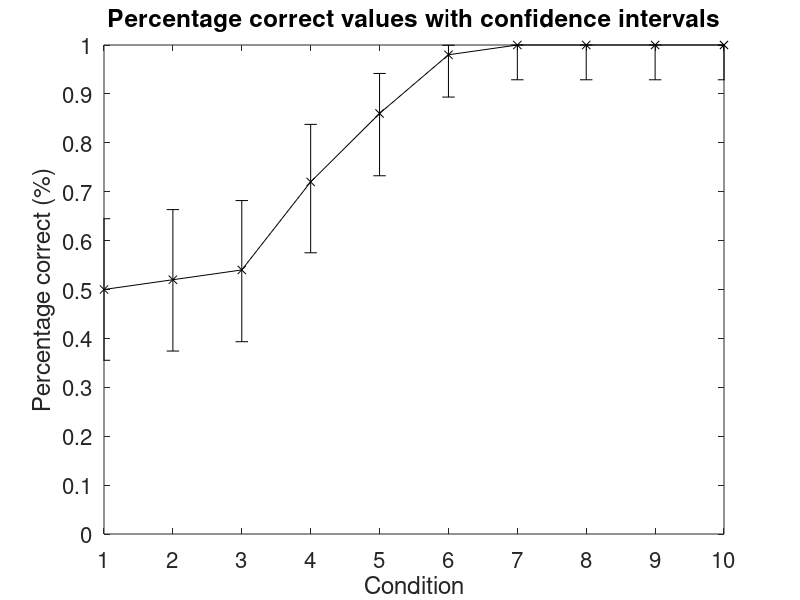

Write MATLAB code to recreate this figure.
% errorbar demo

%% if you have symmetrical error bars
%an example of using errorbar when you have symmetrical error bars
% day = [1:1:30];
% chocolateEaten = [50 20 0 0 100 35 15 75 250 0 5 75 45 95 60 5 55 25 30 ...
%     100 5 200 90 0 10 60 30 40 20 50]; %the number of grams of chocolate 
% %eaten by a chocoholic (me) every day for a month
% 
% sem = std(chocolateEaten)/sqrt(length(chocolateEaten)); %calculating the 
% %standard error of the mean for chocolateEaten. Matlab still doesn't have 
% %a function for directly calculating the standard error, so we need to work
% %out the standard deviation and divide by the square root of the sample
% %number to find the sem.
% 
% semrepmat = repmat(sem,1,length(chocolateEaten)); %making a repeat matrix 
% %of of the standard error to plot with each data point. I don't know if
% %this is necessarily what you should do but for the sake of this example
% 
% figure(1)
% errorbar(day, chocolateEaten, semrepmat, '-xk'); %day, chocolateEaten and 
% %semrepmat all need to be the same size or this won't work.
% 
% axis([0 max(day) 0 max(chocolateEaten)]);
% set(gca, 'Xtick', 0:2:max(day));
% set(gca, 'Ytick', 0:25:max(chocolateEaten));
% set(gca,'FontSize',16);
% xlabel('Day');
% ylabel('Chocolate eaten (g)');
% title('Chocolate eaten every day with SEM');

%% if you have non-symmetrical error bars

%an example more closely based on the kind of data you would get with a
%psychophysics experiment where the answer can be correct or incorrect.

%In this example because you can only have correct or incorrect as your
%answers, the data has a binomial distribution, so you would need to do a 
%binomial fit on the data. 

%With this data, we'll be plotting the confidence intervals of the data 
%points rather than the standard deviation or error. This type of data has 
%non-symmetrical confidence intervals bars.
conditions = [1:1:10];
correctTrials = [25 26 27 36 43 49 50 50 50 50];
totalTrials = repmat(50,1,10);
correctTrialsPercentage = correctTrials./totalTrials;

[phat, pci] = binofit(correctTrials, totalTrials); %we're really interested
%in pci for the error bars as the values in this matrix are the confidence 
%interval for each condition's data. phat is the probability estimate.

lowerCIs = pci(:,1); %column one of pci contains the lower confidence interval values for each condition
upperCIs = pci(:,2); %similarly column 2 contains the upper confidence intervals for each condition

%The value given by the CI values is where the bar of the error
%bar should be, but if you plot this directly it adds that value onto the 
%value of the point, rather than plotting the error bar to end in that position. 
%As a result, for the confidence intervals to appear correctly we need to 
%find the size of the error bars to plot.
lowerErrorbars = correctTrialsPercentage - lowerCIs'; %size of the lower error bars
upperErrorbars = upperCIs' - correctTrialsPercentage; %size of the upper error bars

figure(2)
errorbar(conditions, correctTrialsPercentage, lowerErrorbars, upperErrorbars, '-xk');

axis([min(conditions) max(conditions) 0 max(correctTrialsPercentage)]);
set(gca, 'Xtick', min(conditions):1:max(conditions));
set(gca, 'Ytick', 0:0.1:1);
set(gca,'FontSize',16);
xlabel('Condition');
ylabel('Percentage correct (%)');
title('Percentage correct values with confidence intervals');

